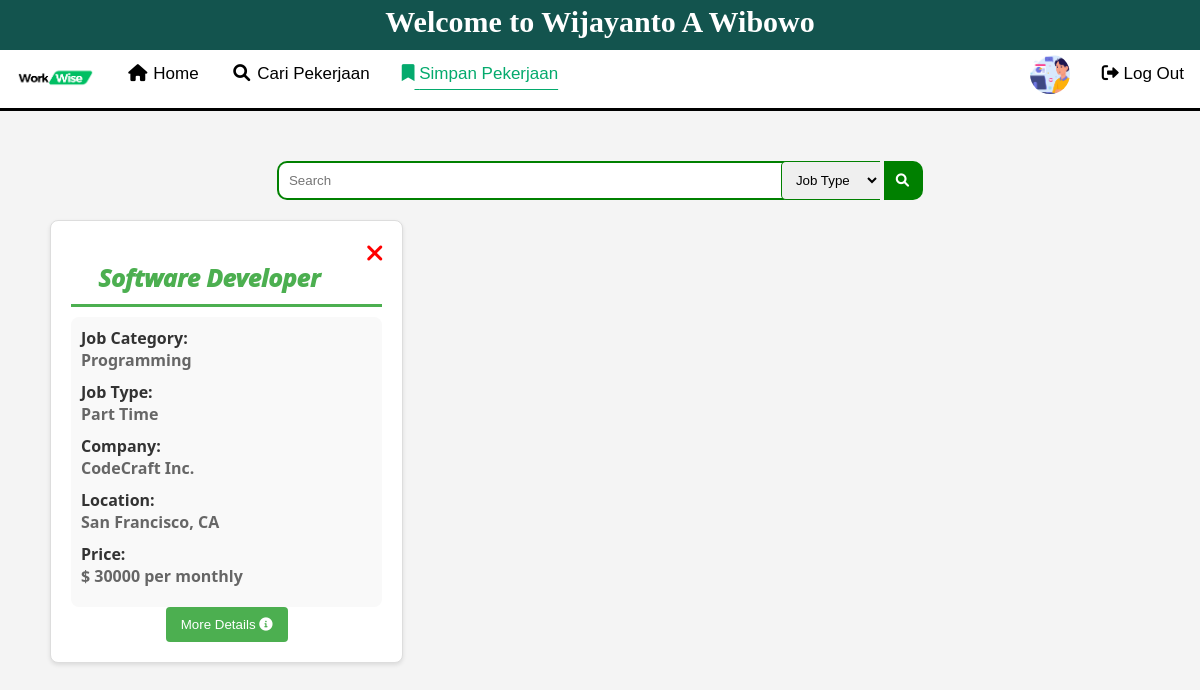
The page /WorkWise/user/save_job.php (signed in) on the database its author committed.
### tables this page shows
CREATE TABLE `bmjob` (
  `id` int(10) NOT NULL,
  `userId` int(10) NOT NULL,
  `jobId` int(20) NOT NULL
);

CREATE TABLE `jobtable` (
  `jobId` int(10) NOT NULL,
  `userId` int(11) NOT NULL,
  `category` varchar(32) NOT NULL,
  `title` varchar(20) NOT NULL,
  `jobType` varchar(10) NOT NULL,
  `company` varchar(20) NOT NULL,
  `location` varchar(32) NOT NULL,
  `price` int(10) NOT NULL,
  `exitDay` date NOT NULL,
  `responsibilities` varchar(120) NOT NULL,
  `requirements` varchar(200) NOT NULL,
  `payment` int(11) NOT NULL
);

### WorkWise/user/save_job.php (the view, shortened to what this page needs)
<?php include("../conn.php"); ?>
<?php
$userid = $_SESSION['id'];
$sql = "SELECT bm.id, job.*
        FROM bmjob bm
        JOIN users t1 ON bm.userId = t1.userId
        JOIN jobtable job ON bm.jobId = job.jobId
        WHERE t1.userId = '$userid'";
$result = mysqli_query($conn, $sql);
?>
<!DOCTYPE html>
<html lang="en">
<head>
    <link rel="stylesheet" href="https://cdnjs.cloudflare.com/ajax/libs/font-awesome/4.7.0/css/font-awesome.min.css">
    <link rel="stylesheet" href=".././CSS/job_list.css">
    <link rel="stylesheet" href="https://cdnjs.cloudflare.com/ajax/libs/font-awesome/6.0.0/css/all.min.css">
</head>
<body>
<?php include_once("login_header.php"); ?>
    <?php include_once("login_navbar.php"); ?>
    <form action="save_job.php" method="get">
        <div class="searchbar">
            <input type="search" name="search" placeholder="<?php if (isset($_GET["search"])) {
                echo $_GET["search"];
            } else {
                echo "Search";
            } ?>">
            <select name="filter" id="">
                <option value="All Type">Job Type</option>
            </select>
            <button><i class="fa fa-fw fa-search"></i></button>
        </div>
    </form>
    <div class="job_listings">
        <div class="job_row">
            <?php
            if ($result && mysqli_num_rows($result) > 0) {
                while ($row = mysqli_fetch_assoc($result)) {
                    ?>
                     <form action="save_job.php" method="get">
                    <div class="job">
                     <button id="remove" type="submit" name="remove"><i class="fa fa-remove"></i></button>
                        <h2>
                            <?php echo $row["title"]; ?>
                        </h2>
                        <div class="job_details">
                            <h4>Job Category:</h4>
                            <p>
                                <?php echo $row['category']; ?>
                            </p>
                            <h4>Job Type:</h4>
                            <p>
                                <?php echo $row['jobType']; ?>
                            </p>
                            <h4>Company:</h4>
                            <p>
                                <?php echo $row['company']; ?>
                            </p>
                            <h4>Location:</h4>
                            <p>
                                <?php echo $row['location']; ?>
                            </p>
                            <h4>Price:</h4>
                            <p>$
                                <?php echo $row['price']; ?> per monthly
                            </p>
                        </div>
                        <center>
                            <form action="more_details.php" method="get">
                                <button class="apply-btn" type="submit" name="apply">
                                    More Details <i class="fas fa-info-circle"></i>
                                </button>
                            </form>
                        </center>
                    </div>
                    </form>
                    <?php
                }
                ?>
            </div>
        </div>
        <?php
            }
            ?>
</body>
</html>

### WorkWise/CSS/job_list.css (style rules this page uses)
body { margin: 0; padding: 0; background-color: #f4f4f4; }
.searchbar { width: 100%; text-align: center; justify-content: center; }
input , button,select { margin-top: 50px; padding: 10px; border-style: solid; border-color: green; }
.searchbar input { width: 50%; border-top-left-radius: 10px; border-bottom-left-radius: 10px; border-right-style: none; }
.searchbar button { border-top-right-radius: 10px; border-bottom-right-radius: 10px; border-left-style: none; background-color: green; margin-left: 0; }
select { border-radius: 5px; border-top-right-radius: 0; border-bottom-right-radius: 0; border-style: solid; border-right-style: none; margin-left: -100px; position: sticky; }
button i { color: white; }
.job_listings { font-family: 'Segoe UI', Tahoma, Geneva, Verdana, sans-serif; max-width: 1100px; margin: 20px auto; }
.job_row { display: grid; grid-template-columns: repeat(3, 1fr); gap: 20px; }
.job { border: 1px solid #ddd; background-color: #fff; padding: 20px; border-radius: 8px; box-shadow: 0 2px 4px rgba(0, 0, 0, 0.1); transition: transform 0.3s ease-in-out; }
h2 { text-align: center; font-style: italic; font-weight: 1000; margin-bottom: 10px; color: #4CAF50; padding-bottom: 10px; border-bottom-style: solid; }
p { color: #666; font-weight: 600; margin-bottom: 8px; padding-bottom: 10px; }
.job_details { background-color: #f9f9f9; padding: 10px; border-radius: 8px; }
.job_details h4 { margin: 0; color: #333; }
.job_details p { margin: 0; color: #666; }
.apply-btn { margin: 0; background-color: #4CAF50; color: #fff; padding: 10px 15px; border: none; border-radius: 4px; cursor: pointer; transition: background-color 0.3s ease-in-out; }
#remove i { font-size:24px; color:red; }
#remove { float: inline-end; margin: 0; margin-left: 20px; padding: 0; border-style: none; background-color: #f4f4f407; cursor: pointer; }

### WorkWise/user/login_header.php (style rules this page uses)
body { margin: 0; }

### rows shown on the page
bmjob: jobId.title "Software Developer", jobId.category "Programming", jobId.jobType "Part Time", jobId.company "CodeCraft Inc.", jobId.location "San Francisco, CA", jobId.price "30000"
